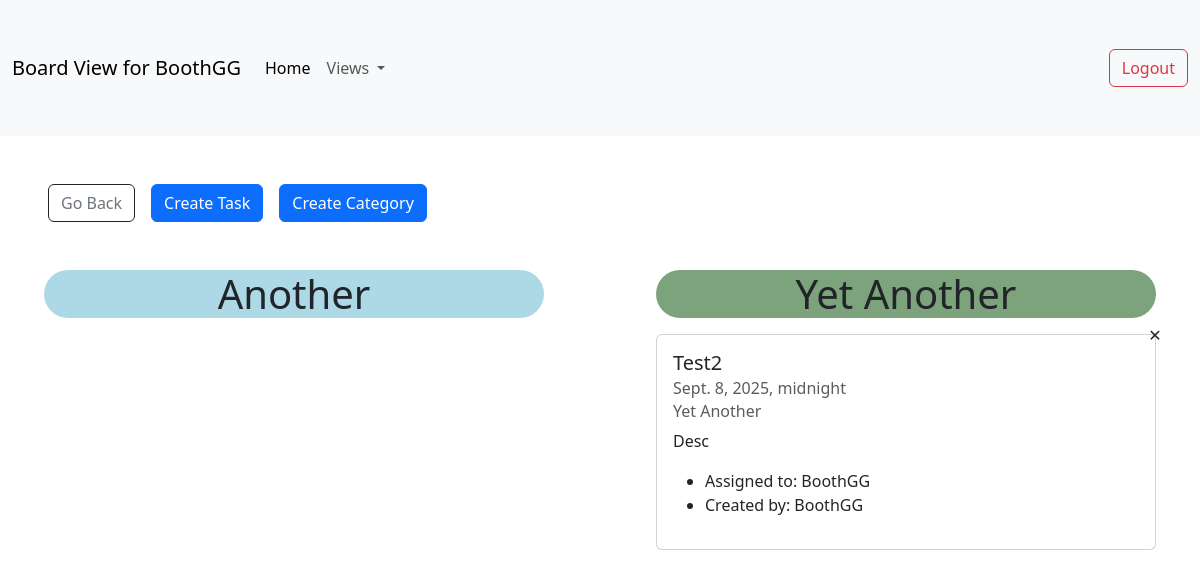
The app's page /board/ (signed in), older data.
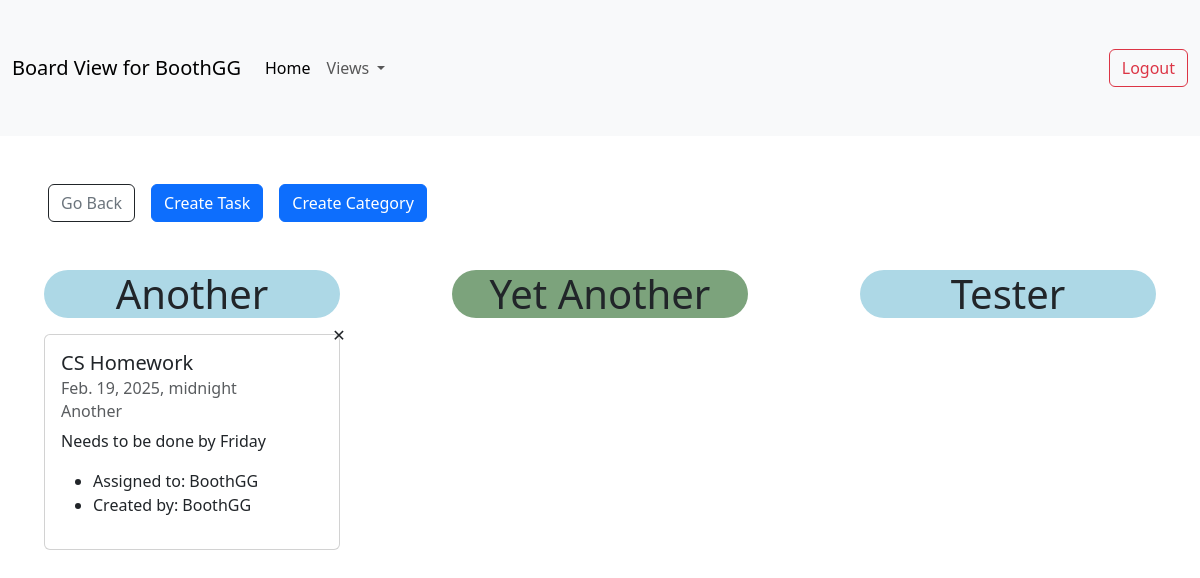
The same page, newer data.
### board/models.py (models this page shows, shortened)
class Category(models.Model):
    category =  models.CharField(primary_key = True, max_length=20)
    color = models.CharField(max_length=20)
    user = models.ForeignKey(User, on_delete=models.CASCADE)
    def __str__(self):
        return f"{self.category}"

class Task(models.Model):
    name = models.CharField(primary_key = True, max_length=50)
    description = models.CharField(max_length=200)
    due_date = models.DateTimeField("time task is due")
    user_on_task = models.CharField(max_length=50)
    category = models.ForeignKey(Category, on_delete=models.CASCADE)
    user = models.ForeignKey(User, on_delete=models.CASCADE)

### board/views.py (the view)
# urls.py: path("", views.board_and_task, name="board_and_task"),
def board_and_task(request):
    if request.method == 'POST':
        if 'submitTask' in request.POST:
            taskForm = TaskForm(request.POST, prefix='task')
            categoryForm = CategoryForm(prefix='category')
            if taskForm.is_valid():
                task = Task(
                    name = taskForm.cleaned_data['name'],
                    description = taskForm.cleaned_data['description'],
                    due_date = taskForm.cleaned_data['due_date'],
                    user_on_task = taskForm.cleaned_data['user_on_task'],
                    category = taskForm.cleaned_data['category']
                )
                task.user = request.user
                task.save()
        elif 'submitCategory' in request.POST:
            categoryForm = CategoryForm(request.POST, prefix='category')
            taskForm = TaskForm(prefix='task')
            if categoryForm.is_valid():
                username = request.user
                category = Category(
                    category = categoryForm.cleaned_data['category'],
                    color = categoryForm.cleaned_data['color'],
                    user = username
                )
                category.save()
    else:
        taskForm = TaskForm(prefix="task", user=request.user)
        categoryForm = CategoryForm(prefix="category")
    categories = Category.objects.all()
    tasks = Task.objects.all()
    context = {'taskForm' : taskForm, 'categoryForm' : categoryForm, 'tasks' : tasks, 'categories' : categories}
    return render(request, "board/board.html", context)

### board/templates/board/board.html (shortened to what this page needs)
{% load crispy_forms_tags %} {% load static %}
<!DOCTYPE html>
<html>
  <head>
    <link
      href="https://cdn.jsdelivr.net/npm/bootstrap@5.3.6/dist/css/bootstrap.min.css"
      rel="stylesheet"
    />
  </head>
  <body>
    <nav class="navbar navbar-expand-lg bg-body-tertiary py-5">
      <div class="container-fluid">
        <a class="navbar-brand"> Board View for {{user.username}} </a>
        <div class="collapse navbar-collapse" id="navbarSupportedContent">
          <ul class="navbar-nav me-auto mb-2 mb-lg-0">
            <li class="nav-item">
              <a
                class="nav-link active"
                aria-current="page"
                href="{% url 'hometouser:home' display_name=user.username%}"
                >Home</a
              >
            </li>
            <li class="nav-item dropdown">
              <a
                class="nav-link dropdown-toggle"
                id="views"
                href="#"
                role="button"
                data-bs-toggle="dropdown"
                aria-expanded="false"
              >
                Views
              </a>
            </li>
          </ul>
          <a
            class="btn btn-outline-danger"
            href="{% url 'hometouser:logout' %}"
          >
            Logout
          </a>
        </div>
      </div>
    </nav>
    <div class="ms-5 d-flex justify-content-sm-start justify-content-center mt-5">
      <a
        class="link-secondary btn btn-outline-dark"
        href="{% url 'hometouser:home' display_name=user.username%}"
        >Go Back</a
      >
      <button
        type="button"
        class="btn btn-primary ms-3"
        id="task"
        data-toggle="modal"
        data-target="#taskModal"
        name="submitTask"
      >
        Create Task
      </button>
      <button
        type="button"
        class="btn btn-primary ms-3"
        id="category"
        data-toggle="modal"
        data-target="#categoryModal"
        name="submitCategory"
      >
        Create Category
      </button>
    </div>
    <div class="row">
      {% for category in categories %} {%if user.username == category.user.username%}
      <div class="col-md ps-lg-5 ms-2 me-2 pe-lg-5">
        <h1
          style="background-color:{{ category.color }};"
          class="mt-5 rounded-5 text-center"
        >
          {{ category.category }}
        </h1>
        {% for task in tasks %} {% if category.category == task.category.category and user.username == task.user.username %}
        <div class="card my-3" style="width: 100%">
          <div class="card-body position-relative">
            <span
              data-task-id="{{task.name}}"
              onclick="delete_card(this)"
              class="position-absolute top-0 start-100 translate-middle d-none d-lg-block"
              style="cursor: pointer"
              >&#10005;</span
            >
            <h5 class="card-title">{{ task.name }}</h5>
            <h6 class="card-subtitle mb-2 text-body-secondary">
              {{ task.due_date }}
            </h6>
            <h6 class="card-subtitle mb-2 text-body-secondary">
              {{ task.category }}
            </h6>
            <p class="card-text">{{ task.description }}</p>
            <ul>
              <li>Assigned to: {{ task.user_on_task }}</li>
              <li>Created by: {{ task.user.username }}</li>
            </ul>
          </div>
        </div>
        {% endif %} {% endfor %}
      </div>
      {%endif%} {% endfor %}
    </div>
  </body>
</html>

Row changes from the older to the newer data that the page shows:
removed Task: name "Test2", due_date "Sept. 8, 2025, midnight", category "Yet Another", description "Desc", user_on_task "BoothGG", user.username "BoothGG", shown under Category "Yet Another"
added Task: name "CS Homework", due_date "Feb. 19, 2025, midnight", category "Another", description "Needs to be done by Friday", user_on_task "BoothGG", user.username "BoothGG", shown under Category "Another"
added Category: category "Tester"
